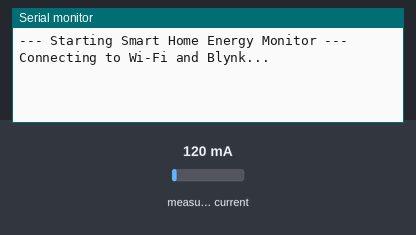
A sketch run on a simulated ESP32. Shown: the last lines printed to the serial monitor. The inputs (shaded band) are chosen by the test bench; at power-on: measured current 120 mA (analog values on the 0–4095 scale). WiFi joins after 1.5 s; servers stay silent unless stated.

Above: at 4.0 s.
4.1 s: measured current set to 40 mA
At 6.4 s:
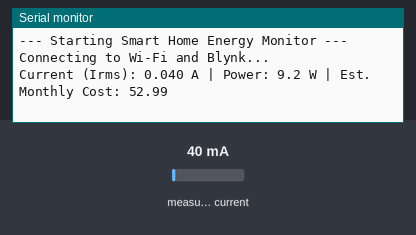
8.4 s: measured current set to 500 mA
At 9.5 s:
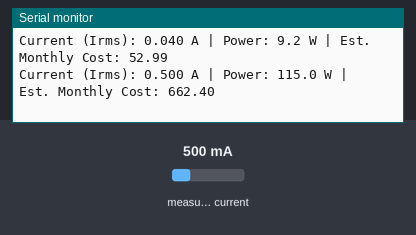

The sketch:

SmartEnergyMonitor.ino
```cpp
/*
 * DIY Smart Home Energy Monitor (ESP32 + SCT-013-000 + Blynk IoT)
 *
 * Hardware Connections:
 * - SCT-013-000 Tip (Signal)    -> Burden Resistor (33 Ohm) -> ESP32 GPIO 34 (ADC1_CH6)
 * - SCT-013-000 Sleeve (Return) -> Other end of Burden Resistor -> 1.65V DC Bias Node
 * - 1.65V DC Bias Node          -> Voltage Divider (10k Ohm to 3.3V, 10k Ohm to GND) + 10uF Cap to GND
 */

// --- BLYNK CONFIGURATION ---
// Replace these with your actual credentials from Blynk.Cloud
#define BLYNK_TEMPLATE_ID   "YOUR_TEMPLATE_ID"
#define BLYNK_TEMPLATE_NAME "Energy Monitor"
#define BLYNK_AUTH_TOKEN    "YOUR_AUTH_TOKEN"

// Uncomment the line below to print detailed Blynk debug info to Serial Monitor
// #define BLYNK_PRINT Serial

#include <WiFi.h>
#include <WiFiClient.h>
#include <BlynkSimpleEsp32.h>
#include "EmonLib.h"

// --- WI-FI CREDENTIALS ---
char ssid[] = "YOUR_WIFI_NAME";
char pass[] = "YOUR_WIFI_PASSWORD";

// --- HARDWARE & CALIBRATION SETTINGS ---
#define ADC_PIN       34      // Analog input pin on ESP32 (GPIO 34)
#define VOLT_CAL      230.0   // Nominal AC Voltage (230.0V for India/EU/UK, 120.0V for US)
#define CT_CAL        60.6    // Calibration factor: (100A / 0.05A) / 33 Ohm = 60.606
#define PRICE_PER_KWH 8.0     // Local electricity tariff per unit (kWh) in your currency
#define NOISE_CUTOFF  5.0     // Ignore phantom readings below 5 Watts
#define ALERT_LIMIT   3000.0  // High power threshold in Watts for push notifications

// --- GLOBAL OBJECTS & VARIABLES ---
EnergyMonitor emon1;
BlynkTimer timer;

double realPower = 0.0;
double monthlyBillEstimate = 0.0;
bool alertSent = false;

/**
 * Reads current from SCT-013, calculates power & cost, and pushes data to Blynk.
 */
void measureEnergy() {
  // Calculate Root Mean Square (RMS) current over 1480 samples
  double Irms = emon1.calcIrms(1480);

  // Calculate apparent/real power in Watts (P = V * I)
  realPower = Irms * VOLT_CAL;

  // Filter out sensor background noise when no load is connected
  if (realPower < NOISE_CUTOFF) {
    realPower = 0.0;
  }

  // Estimate monthly cost assuming this continuous load (30 days * 24 hours = 720 hours)
  double monthlyKWh = (realPower * 720.0) / 1000.0;
  monthlyBillEstimate = monthlyKWh * PRICE_PER_KWH;

  // Print readings to Serial Monitor for debugging/calibration
  Serial.print("Current (Irms): ");
  Serial.print(Irms, 3);
  Serial.print(" A | Power: ");
  Serial.print(realPower, 1);
  Serial.print(" W | Est. Monthly Cost: ");
  Serial.println(monthlyBillEstimate, 2);

  // Send telemetry data to Blynk Virtual Pins
  Blynk.virtualWrite(V0, realPower);
  Blynk.virtualWrite(V1, monthlyBillEstimate);

  // Trigger a Blynk Event notification if load exceeds threshold
  if (realPower > ALERT_LIMIT && !alertSent) {
    Blynk.logEvent("high_power_alert", "High consumption detected! Load: " + String(realPower, 0) + " W");
    alertSent = true;
  } else if (realPower <= ALERT_LIMIT) {
    alertSent = false; // Reset alert flag once load drops below limit
  }
}

void setup() {
  // Initialize Serial Monitor
  Serial.begin(115200);
  delay(1000);
  Serial.println("\n--- Starting Smart Home Energy Monitor ---");

  // Set ADC resolution to 12-bit (0-4095) for ESP32
  analogReadResolution(12);

  // Initialize EmonLib current sensor input
  emon1.current(ADC_PIN, CT_CAL);

  // Connect to Wi-Fi and Blynk Cloud
  Serial.println("Connecting to Wi-Fi and Blynk...");
  Blynk.begin(BLYNK_AUTH_TOKEN, ssid, pass);

  // Schedule energy measurement every 2 seconds (2000 milliseconds)
  timer.setInterval(2000L, measureEnergy);
}

void loop() {
  Blynk.run();
  timer.run();
}
```

Measured:
- after the input at 4.1 s, the serial monitor: prints a new line after 0.88 s (image 1)
- after the input at 8.4 s, the serial monitor: prints a new line after 0.58 s (image 2)
